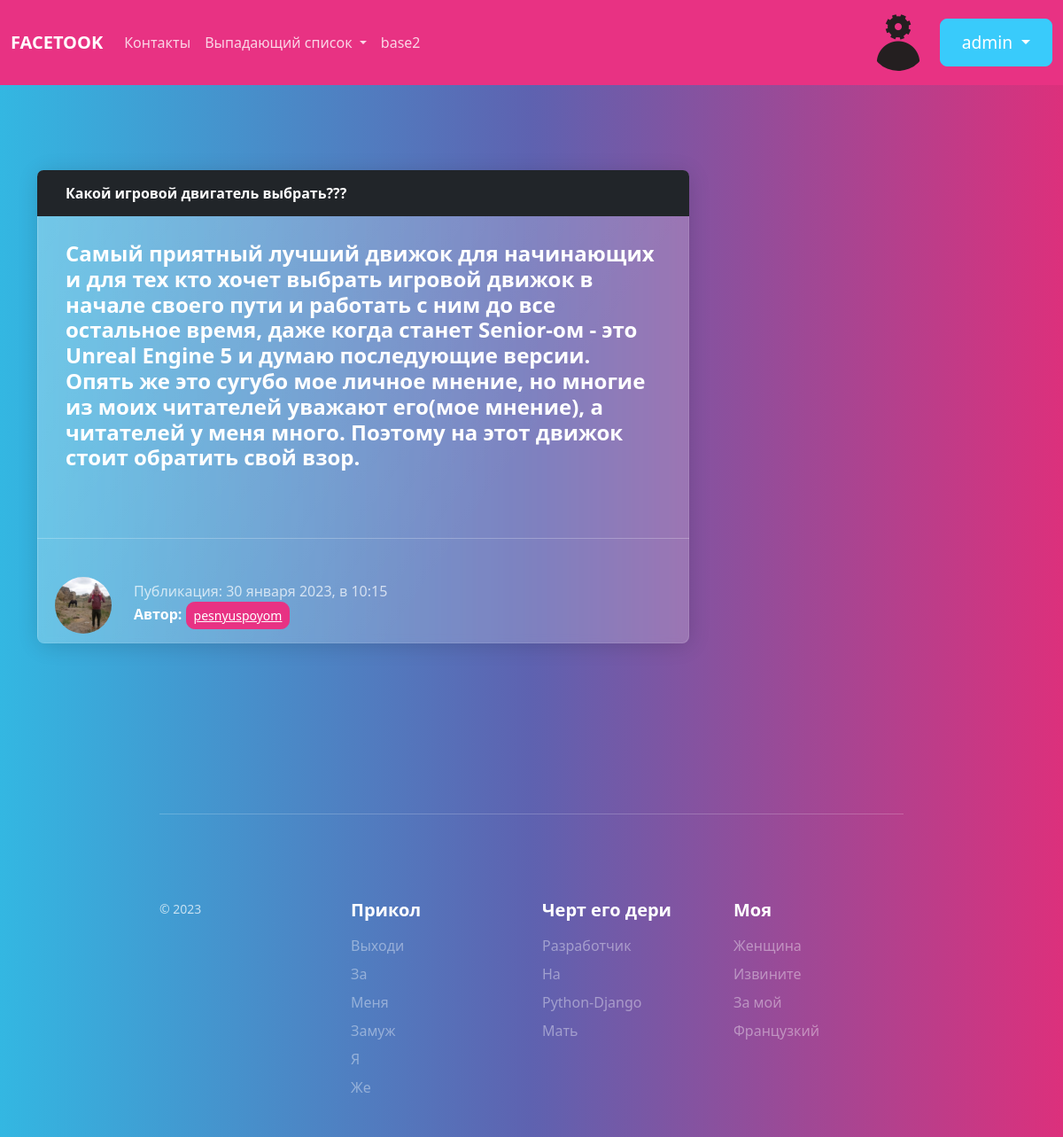
The page /news/1 (signed in) on the database its author committed.
### users/models.py (models this page shows, shortened)
class Profile(models.Model):
    user = models.OneToOneField(User, on_delete=models.CASCADE)
    img = models.ImageField('Фото пользователя', default='default.png', upload_to='user_images')
    class Meta:
        verbose_name = 'Профайл'
        verbose_name_plural = 'Профайлы'

### blog/models.py (models this page shows, shortened)
class News(models.Model):                                       # unique СНИЗУ, добавляет уникальность, статьи с таким же именем не будет
    title = models.CharField('Название статьи', max_length=200, unique=True) # класс CharField позволяет создать поле, в котором мы можем написать текст с ограничением 100 символов
    text = models.TextField('Основной текст статьи') # класс TextField позволяет создать поле, в котором мы можем написать текст ограничением
    date = models.DateTimeField('Дата', default=timezone.now) # класс DateTimeField время создания статьи
    avtor = models.ForeignKey(User, verbose_name='Автор', on_delete=models.CASCADE)  # это поле привязанное к определенному пользователю + управлние удалением этого пользователя
    def __str__(self):
        return f'{self.title}'
    class Meta:
        verbose_name = 'Новость'
        verbose_name_plural = 'Новости'

### blog/views.py (the view)
# urls.py: path('news/<int:pk>', views.NewsDetailView.as_view(), name='news-detail'),
class NewsDetailView(DetailView):
    model = News
    template_name = 'blog/news_detail.html'
    def get_context_data(self, **kwards):
        ctx = super(NewsDetailView, self).get_context_data(**kwards)
        ctx['title'] = News.objects.get(pk=self.kwargs['pk'])
        return ctx

### blog/templates/blog/news_detail.html (shortened to what this page needs)
{% extends 'blog/base.html' %}
{%block content%}
<div class="card border-dark mb-5">
    <div class="card-header">{{ object.title }}</div>
    <div class="card-body">
        <h4 class="card-title">{{ object.text|safe }}</h4>
    </div>
    <hr>
    <div style="display: flex; align-items: center;">
        <div>
            <img src="{{ object.avtor.profile.img.url }}" alt="{{ object.avtor }}" class="user_images">
        </div>
        <div style="margin-left: 10px; margin-top: 15px;">
            <span class="text-muted">Публикация: {{ object.date|date:"d E Y, в H:i"}}</span>
            <p>
                <b>Автор:</b>
                <button type="button" class="btn btn-primary btn-sm">
                    <a href="{% url 'user-news' object.avtor %}"> {{object.avtor}}</a>
                </button>
            </p>
        </div>
    </div>
</div>
{% endblock %}

### blog/templates/blog/base.html (shortened to what this page needs)
{% load static %}
<!doctype html>
<html lang="ru">
<head>
    <link rel="stylesheet" href="{% static 'css/bootstrap.css' %}">
    <link rel="stylesheet" href="{% static 'blog/main.css' %}">
</head>
<body>
<nav class="navbar navbar-expand-lg navbar-dark bg-primary">
    <div class="container-fluid">
        <a class="navbar-brand" href="http://127.0.0.1:8000/">
            <ya-tr-span data-index="41-0" data-translated="false" data-source-lang="en" data-target-lang="ru"
                        data-value="Navbar" data-translation="Панель навигации" data-ch="0" data-type="trSpan">
                FACETOOK
            </ya-tr-span>
        </a>
        <div class="collapse navbar-collapse" id="navbarColor01">
            <ul class="navbar-nav me-auto">
                <li class="nav-item">
                    <a class="nav-link" href="{% url 'contacts' %}">
                        <ya-tr-span data-index="43-0" data-translated="false" data-source-lang="en"
                                    data-target-lang="ru" data-value="Features" data-translation="Характеристики"
                                    data-ch="0" data-type="trSpan">Контакты
                        </ya-tr-span>
                    </a>
                </li>
                <li class="nav-item dropdown">
                    <a class="nav-link dropdown-toggle show" data-bs-toggle="dropdown" href="#" role="button"
                       aria-haspopup="true" aria-expanded="true">
                        <ya-tr-span data-index="46-0" data-translated="false" data-source-lang="en"
                                    data-target-lang="ru" data-value="Dropdown" data-translation="Выпадающий список"
                                    data-ch="0" data-type="trSpan">Выпадающий список
                        </ya-tr-span>
                    </a>
                </li>
                <li class="nav-item">
                    <a class="nav-link" href="{% url 'base2' %}">
                        <ya-tr-span data-index="43-0" data-translated="false" data-source-lang="en"
                                    data-target-lang="ru" data-value="Features" data-translation="Характеристики"
                                    data-ch="0" data-type="trSpan">base2
                        </ya-tr-span>
                    </a>
                </li>
            </ul>
            {% if not user.is_authenticated %}
            <a href="{% url 'reg' %}">
                <button class="btn btn-outline-warning">Регистрация</button>
            </a>
            <a href="{% url 'user' %}" class="px-2">
                <button class="btn btn-outline-info">Войти</button>
            </a>
            {% else %}
            <img src="{{ user.profile.img.url }}" alt="{{ username }}'s profile picture" class="user_images">
            <div class="btn-group" role="group" aria-label="Группа кнопок с вложенным выпадающим списком">
                <div class="btn-group" role="group">
                    <button id="btnGroupDrop4" type="button" class="btn btn-info dropdown-toggle"
                            data-bs-toggle="dropdown" aria-haspopup="true" aria-expanded="false"
                            style="font-size: 1.2em;">
                        {{ user.username }}
                    </button>
                </div>
            </div>
            {% endif %}
        </div>
    </div>
</nav>
<div class="container mt-5">
    <div class="row">
        <div class="col-md-8">
            {% block content %}
            {% endblock %}
        </div>
        <div class="col-md-4">
        </div>
    </div>
</div>
<footer class="pt-4 my-md-5 pt-md-5 border-top">
    <div class="row">
        <div class="col-12 col-md">
            <small class="d-block mb-3 text-muted">© 2023</small>
        </div>
        <div class="col-6 col-md">
            <h5>Прикол</h5>
            <ul class="list-unstyled text-small">
                <li class="mb-1"><a class="link-secondary text-decoration-none" href="#">Выходи</a></li>
                <li class="mb-1"><a class="link-secondary text-decoration-none" href="#">За</a></li>
                <li class="mb-1"><a class="link-secondary text-decoration-none" href="#">Меня</a></li>
                <li class="mb-1"><a class="link-secondary text-decoration-none" href="#">Замуж</a></li>
                <li class="mb-1"><a class="link-secondary text-decoration-none" href="#">Я</a></li>
                <li class="mb-1"><a class="link-secondary text-decoration-none" href="#">Же</a></li>
            </ul>
        </div>
        <div class="col-6 col-md">
            <h5>Черт его дери</h5>
            <ul class="list-unstyled text-small">
                <li class="mb-1"><a class="link-secondary text-decoration-none" href="#">Разработчик</a></li>
                <li class="mb-1"><a class="link-secondary text-decoration-none" href="#">На</a></li>
                <li class="mb-1"><a class="link-secondary text-decoration-none" href="#">Python-Django</a></li>
                <li class="mb-1"><a class="link-secondary text-decoration-none" href="#">Мать</a></li>
            </ul>
        </div>
        <div class="col-6 col-md">
            <h5>Моя</h5>
            <ul class="list-unstyled text-small">
                <li class="mb-1"><a class="link-secondary text-decoration-none" href="#">Женщина</a></li>
                <li class="mb-1"><a class="link-secondary text-decoration-none" href="#">Извините</a></li>
                <li class="mb-1"><a class="link-secondary text-decoration-none" href="#">За мой</a></li>
                <li class="mb-1"><a class="link-secondary text-decoration-none" href="#">Французкий</a></li>
            </ul>
        </div>
    </div>
</footer>
</body>
</html>

### blog/static/blog/main.css (style rules this page uses)
.user_images { width: 64px; height: 64px; border-radius: 50%; margin-right: 15px; margin-left: 20px; }
footer { width: 70%; margin-left: 15%; }

### blog/templates/blog/base.html (style rules this page uses)
.navbar-brand { font-weight: bold; }

### rows shown on the page
News: title "Какой игровой двигатель выбрать???", text "Самый приятный лучший движок для начинающих и для тех кто хочет выбрать игровой движок в начале своего пути и работать с ним до все остальное время, даже когда станет Senior-ом - это Unreal Engine 5 и думаю последующие версии. Опять же это сугубо мое личное мнение, но многие из моих читателей уважают его(мое мнение), а читателей у меня много. Поэтому на этот движок стоит обратить свой взор.", avtor.profile.img (picture), date "30 января 2023, в 10:15", avtor "pesnyuspoyom"

### other values the page prints
{{ user.username }} "admin"
